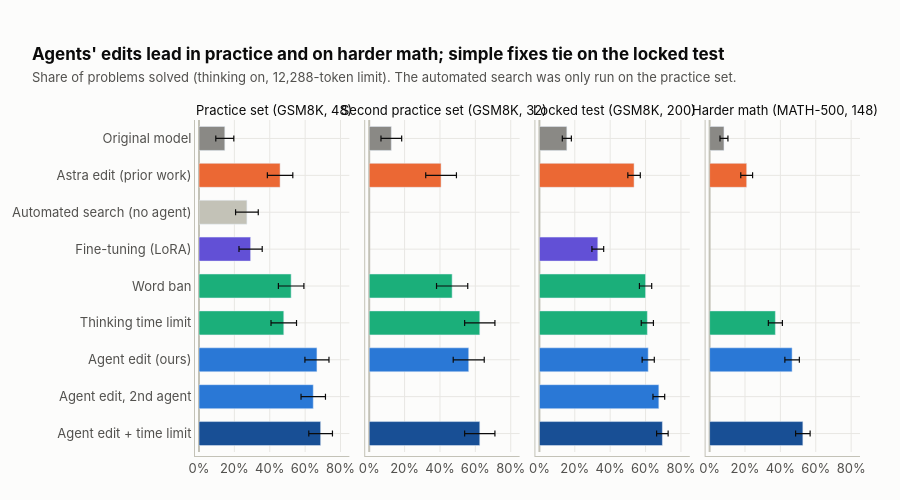

The notebook cell saved with this chart:
### Markdown cell above
## 2. The headline: which fix works best?

Each panel is a different set of problems. Bars show the share solved, and the thin black lines are the
<abbr title="The range in which the true value probably lies, given how few problems we tested; ±1 standard error">error bars</abbr>.
Hover a bar to see what the method is and how many problems it solved.

### Code cell
ORDER = ["base", "astra", "m2a_naive", "ft_sft_ep2", "lbx_w10_t1", "bf4096", "m2a_a1_062959_102", "m2a_a2", "m2a_a1_062959_102+bf4096"]
fig = make_subplots(rows=1, cols=len(SETS), shared_yaxes=True, horizontal_spacing=0.03, subplot_titles=list(SETS.values()))
for j, tag in enumerate(SETS, start=1):
    for arm in ORDER:
        if not has(tag, arm):
            continue
        k, n = acc(tag, arm); p = k / n
        fig.add_bar(y=[label(arm)], x=[p], orientation="h", marker_color=color(arm), showlegend=False,
                    error_x=dict(type="data", array=[se(p, n)], color=INK, thickness=1.2, width=3),
                    customdata=[[k, n, se(p, n) * 100, desc(arm)]],
                    hovertemplate=f"<b>{label(arm)}</b> on {SETS[tag]}<br>solved <b>%{{customdata[0]}} of %{{customdata[1]}}</b> (%{{x:.0%}}, ±%{{customdata[2]:.0f}} points)<br><br>%{{customdata[3]}}<extra></extra>",
                    row=1, col=j)
    fig.update_xaxes(range=[0, 0.85], tickformat=".0%", col=j)
style(fig, 500, "Agents' edits lead in practice and on harder math; simple fixes tie on the locked test",
      "Share of problems solved (thinking on, 12,288-token limit). The automated search was only run on the practice set.")
fig.update_yaxes(categoryorder="array", categoryarray=[label(a) for a in ORDER[::-1]])
fig.update_layout(barmode="overlay", bargap=0.35)
for a in fig.layout.annotations:
    a.font = dict(size=13, color=INK)
show(fig)

### Figure 1 — Plotly figure (JSON) as saved in the notebook; plotly's stock layout.template omitted (floating-point values rounded to 4 significant figures)
{"data": [{"customdata": [[7, 48, 5.094, "Qwen3.5-0.8B exactly as released. No changes."]], "error_x": {"array": [0.05094], "color": "#0b0b0b", "thickness": 1.2, "type": "data", "width": 3}, "hovertemplate": "<b>Original model</b> on Practice set (GSM8K, 48)<br>solved <b>%{customdata[0]} of %{customdata[1]}</b> (%{x:.0%}, ±%{customdata[2]:.0f} points)<br><br>%{customdata[3]}<extra></extra>", "marker": {"color": "#8a8985"}, "orientation": "h", "showlegend": false, "type": "bar", "x": [0.1458], "xaxis": "x", "y": ["Original model"], "yaxis": "y"}, {"customdata": [[22, 48, 7.192, "The weight edit published in 'Sparks of Weight-Space Programming' (MIT, 2026), found by GPT-6 'Astra'<br>in 20 hours. It weakens one internal 'repetition' signal."]], "error_x": {"array": [0.07192], "color": "#0b0b0b", "thickness": 1.2, "type": "data", "width": 3}, "hovertemplate": "<b>Astra edit (prior work)</b> on Practice set (GSM8K, 48)<br>solved <b>%{customdata[0]} of %{customdata[1]}</b> (%{x:.0%}, ±%{customdata[2]:.0f} points)<br><br>%{customdata[3]}<extra></extra>", "marker": {"color": "#eb6834"}, "orientation": "h", "showlegend": false, "type": "bar", "x": [0.4583], "xaxis": "x", "y": ["Astra edit (prior work)"], "yaxis": "y"}, {"customdata": [[13, 48, 6.414, "A script that tried edits from the same toolbox as the agent, with the same budget<br>and the same feedback, but without an AI reasoning about what to try."]], "error_x": {"array": [0.06414], "color": "#0b0b0b", "thickness": 1.2, "type": "data", "width": 3}, "hovertemplate": "<b>Automated search (no agent)</b> on Practice set (GSM8K, 48)<br>solved <b>%{customdata[0]} of %{customdata[1]}</b> (%{x:.0%}, ±%{customdata[2]:.0f} points)<br><br>%{customdata[3]}<extra></extra>", "marker": {"color": "#c3c2b7"}, "orientation": "h", "showlegend": false, "type": "bar", "x": [0.2708], "xaxis": "x", "y": ["Automated search (no agent)"], "yaxis": "y"}, {"customdata": [[14, 48, 6.561, "Classic training: 175 examples of the model's own loop-free reasoning, 3 rounds,<br>17 GPU-hours. A standard, cheap fine-tuning recipe."]], "error_x": {"array": [0.06561], "color": "#0b0b0b", "thickness": 1.2, "type": "data", "width": 3}, "hovertemplate": "<b>Fine-tuning (LoRA)</b> on Practice set (GSM8K, 48)<br>solved <b>%{customdata[0]} of %{customdata[1]}</b> (%{x:.0%}, ±%{customdata[2]:.0f} points)<br><br>%{customdata[3]}<extra></extra>", "marker": {"color": "#6250d6"}, "orientation": "h", "showlegend": false, "type": "bar", "x": [0.2917], "xaxis": "x", "y": ["Fine-tuning (LoRA)"], "yaxis": "y"}, {"customdata": [[25, 48, 7.211, "No weight change. While the model writes, we make the word 'Wait' almost forbidden<br>and nudge it to stop thinking (a 'logit bias'). Best of 3 settings we tuned."]], "error_x": {"array": [0.07211], "color": "#0b0b0b", "thickness": 1.2, "type": "data", "width": 3}, "hovertemplate": "<b>Word ban</b> on Practice set (GSM8K, 48)<br>solved <b>%{customdata[0]} of %{customdata[1]}</b> (%{x:.0%}, ±%{customdata[2]:.0f} points)<br><br>%{customdata[3]}<extra></extra>", "marker": {"color": "#1baf7a"}, "orientation": "h", "showlegend": false, "type": "bar", "x": [0.5208], "xaxis": "x", "y": ["Word ban"], "yaxis": "y"}, {"customdata": [[23, 48, 7.211, "No weight change. After 4,096 tokens (~3,000 words) of thinking we cut it off<br>and force the model to answer ('budget forcing'). Best of 2 settings we tuned."]], "error_x": {"array": [0.07211], "color": "#0b0b0b", "thickness": 1.2, "type": "data", "width": 3}, "hovertemplate": "<b>Thinking time limit</b> on Practice set (GSM8K, 48)<br>solved <b>%{customdata[0]} of %{customdata[1]}</b> (%{x:.0%}, ±%{customdata[2]:.0f} points)<br><br>%{customdata[3]}<extra></extra>", "marker": {"color": "#1baf7a"}, "orientation": "h", "showlegend": false, "type": "bar", "x": [0.4792], "xaxis": "x", "y": ["Thinking time limit"], "yaxis": "y"}, {"customdata": [[32, 48, 6.804, "Four tiny changes found by a Claude agent in ~2 hours: quiet the impulse to say 'Wait'<br>(3 internal 'neurons') and strengthen the 'I'm done thinking' signal."]], "error_x": {"array": [0.06804], "color": "#0b0b0b", "thickness": 1.2, "type": "data", "width": 3}, "hovertemplate": "<b>Agent edit (ours)</b> on Practice set (GSM8K, 48)<br>solved <b>%{customdata[0]} of %{customdata[1]}</b> (%{x:.0%}, ±%{customdata[2]:.0f} points)<br><br>%{customdata[3]}<extra></extra>", "marker": {"color": "#2a78d6"}, "orientation": "h", "showlegend": false, "type": "bar", "x": [0.6667], "xaxis": "x", "y": ["Agent edit (ours)"], "yaxis": "y"}, {"customdata": [[31, 48, 6.903, "A second, independent agent with the same instructions. It found the same 'Wait' neurons on its own."]], "error_x": {"array": [0.06903], "color": "#0b0b0b", "thickness": 1.2, "type": "data", "width": 3}, "hovertemplate": "<b>Agent edit, 2nd agent</b> on Practice set (GSM8K, 48)<br>solved <b>%{customdata[0]} of %{customdata[1]}</b> (%{x:.0%}, ±%{customdata[2]:.0f} points)<br><br>%{customdata[3]}<extra></extra>", "marker": {"color": "#2a78d6"}, "orientation": "h", "showlegend": false, "type": "bar", "x": [0.6458], "xaxis": "x", "y": ["Agent edit, 2nd agent"], "yaxis": "y"}, {"customdata": [[33, 48, 6.69, "The agent's edit combined with the thinking time limit."]], "error_x": {"array": [0.0669], "color": "#0b0b0b", "thickness": 1.2, "type": "data", "width": 3}, "hovertemplate": "<b>Agent edit + time limit</b> on Practice set (GSM8K, 48)<br>solved <b>%{customdata[0]} of %{customdata[1]}</b> (%{x:.0%}, ±%{customdata[2]:.0f} points)<br><br>%{customdata[3]}<extra></extra>", "marker": {"color": "#184f95"}, "orientation": "h", "showlegend": false, "type": "bar", "x": [0.6875], "xaxis": "x", "y": ["Agent edit + time limit"], "yaxis": "y"}, {"customdata": [[4, 32, 5.846, "Qwen3.5-0.8B exactly as released. No changes."]], "error_x": {"array": [0.05846], "color": "#0b0b0b", "thickness": 1.2, "type": "data", "width": 3}, "hovertemplate": "<b>Original model</b> on Second practice set (GSM8K, 32)<br>solved <b>%{customdata[0]} of %{customdata[1]}</b> (%{x:.0%}, ±%{customdata[2]:.0f} points)<br><br>%{customdata[3]}<extra></extra>", "marker": {"color": "#8a8985"}, "orientation": "h", "showlegend": false, "type": "bar", "x": [0.125], "xaxis": "x2", "y": ["Original model"], "yaxis": "y2"}, {"customdata": [[13, 32, 8.682, "The weight edit published in 'Sparks of Weight-Space Programming' (MIT, 2026), found by GPT-6 'Astra'<br>in 20 hours. It weakens one internal 'repetition' signal."]], "error_x": {"array": [0.08682], "color": "#0b0b0b", "thickness": 1.2, "type": "data", "width": 3}, "hovertemplate": "<b>Astra edit (prior work)</b> on Second practice set (GSM8K, 32)<br>solved <b>%{customdata[0]} of %{customdata[1]}</b> (%{x:.0%}, ±%{customdata[2]:.0f} points)<br><br>%{customdata[3]}<extra></extra>", "marker": {"color": "#eb6834"}, "orientation": "h", "showlegend": false, "type": "bar", "x": [0.4062], "xaxis": "x2", "y": ["Astra edit (prior work)"], "yaxis": "y2"}, {"customdata": [[15, 32, 8.822, "No weight change. While the model writes, we make the word 'Wait' almost forbidden<br>and nudge it to stop thinking (a 'logit bias'). Best of 3 settings we tuned."]], "error_x": {"array": [0.08822], "color": "#0b0b0b", "thickness": 1.2, "type": "data", "width": 3}, "hovertemplate": "<b>Word ban</b> on Second practice set (GSM8K, 32)<br>solved <b>%{customdata[0]} of %{customdata[1]}</b> (%{x:.0%}, ±%{customdata[2]:.0f} points)<br><br>%{customdata[3]}<extra></extra>", "marker": {"color": "#1baf7a"}, "orientation": "h", "showlegend": false, "type": "bar", "x": [0.4688], "xaxis": "x2", "y": ["Word ban"], "yaxis": "y2"}, {"customdata": [[20, 32, 8.558, "No weight change. After 4,096 tokens (~3,000 words) of thinking we cut it off<br>and force the model to answer ('budget forcing'). Best of 2 settings we tuned."]], "error_x": {"array": [0.08558], "color": "#0b0b0b", "thickness": 1.2, "type": "data", "width": 3}, "hovertemplate": "<b>Thinking time limit</b> on Second practice set (GSM8K, 32)<br>solved <b>%{customdata[0]} of %{customdata[1]}</b> (%{x:.0%}, ±%{customdata[2]:.0f} points)<br><br>%{customdata[3]}<extra></extra>", "marker": {"color": "#1baf7a"}, "orientation": "h", "showlegend": false, "type": "bar", "x": [0.625], "xaxis": "x2", "y": ["Thinking time limit"], "yaxis": "y2"}, {"customdata": [[18, 32, 8.77, "Four tiny changes found by a Claude agent in ~2 hours: quiet the impulse to say 'Wait'<br>(3 internal 'neurons') and strengthen the 'I'm done thinking' signal."]], "error_x": {"array": [0.0877], "color": "#0b0b0b", "thickness": 1.2, "type": "data", "width": 3}, "hovertemplate": "<b>Agent edit (ours)</b> on Second practice set (GSM8K, 32)<br>solved <b>%{customdata[0]} of %{customdata[1]}</b> (%{x:.0%}, ±%{customdata[2]:.0f} points)<br><br>%{customdata[3]}<extra></extra>", "marker": {"color": "#2a78d6"}, "orientation": "h", "showlegend": false, "type": "bar", "x": [0.5625], "xaxis": "x2", "y": ["Agent edit (ours)"], "yaxis": "y2"}, {"customdata": [[20, 32, 8.558, "The agent's edit combined with the thinking time limit."]], "error_x": {"array": [0.08558], "color": "#0b0b0b", "thickness": 1.2, "type": "data", "width": 3}, "hovertemplate": "<b>Agent edit + time limit</b> on Second practice set (GSM8K, 32)<br>solved <b>%{customdata[0]} of %{customdata[1]}</b> (%{x:.0%}, ±%{customdata[2]:.0f} points)<br><br>%{customdata[3]}<extra></extra>", "marker": {"color": "#184f95"}, "orientation": "h", "showlegend": false, "type": "bar", "x": [0.625], "xaxis": "x2", "y": ["Agent edit + time limit"], "yaxis": "y2"}, {"customdata": [[31, 200, 2.559, "Qwen3.5-0.8B exactly as released. No changes."]], "error_x": {"array": [0.02559], "color": "#0b0b0b", "thickness": 1.2, "type": "data", "width": 3}, "hovertemplate": "<b>Original model</b> on Locked test (GSM8K, 200)<br>solved <b>%{customdata[0]} of %{customdata[1]}</b> (%{x:.0%}, ±%{customdata[2]:.0f} points)<br><br>%{customdata[3]}<extra></extra>", "marker": {"color": "#8a8985"}, "orientation": "h", "showlegend": false, "type": "bar", "x": [0.155], "xaxis": "x3", "y": ["Original model"], "yaxis": "y3"}, {"customdata": [[107, 200, 3.527, "The weight edit published in 'Sparks of Weight-Space Programming' (MIT, 2026), found by GPT-6 'Astra'<br>in 20 hours. It weakens one internal 'repetition' signal."]], "error_x": {"array": [0.03527], "color": "#0b0b0b", "thickness": 1.2, "type": "data", "width": 3}, "hovertemplate": "<b>Astra edit (prior work)</b> on Locked test (GSM8K, 200)<br>solved <b>%{customdata[0]} of %{customdata[1]}</b> (%{x:.0%}, ±%{customdata[2]:.0f} points)<br><br>%{customdata[3]}<extra></extra>", "marker": {"color": "#eb6834"}, "orientation": "h", "showlegend": false, "type": "bar", "x": [0.535], "xaxis": "x3", "y": ["Astra edit (prior work)"], "yaxis": "y3"}, {"customdata": [[66, 200, 3.325, "Classic training: 175 examples of the model's own loop-free reasoning, 3 rounds,<br>17 GPU-hours. A standard, cheap fine-tuning recipe."]], "error_x": {"array": [0.03325], "color": "#0b0b0b", "thickness": 1.2, "type": "data", "width": 3}, "hovertemplate": "<b>Fine-tuning (LoRA)</b> on Locked test (GSM8K, 200)<br>solved <b>%{customdata[0]} of %{customdata[1]}</b> (%{x:.0%}, ±%{customdata[2]:.0f} points)<br><br>%{customdata[3]}<extra></extra>", "marker": {"color": "#6250d6"}, "orientation": "h", "showlegend": false, "type": "bar", "x": [0.33], "xaxis": "x3", "y": ["Fine-tuning (LoRA)"], "yaxis": "y3"}, {"customdata": [[120, 200, 3.464, "No weight change. While the model writes, we make the word 'Wait' almost forbidden<br>and nudge it to stop thinking (a 'logit bias'). Best of 3 settings we tuned."]], "error_x": {"array": [0.03464], "color": "#0b0b0b", "thickness": 1.2, "type": "data", "width": 3}, "hovertemplate": "<b>Word ban</b> on Locked test (GSM8K, 200)<br>solved <b>%{customdata[0]} of %{customdata[1]}</b> (%{x:.0%}, ±%{customdata[2]:.0f} points)<br><br>%{customdata[3]}<extra></extra>", "marker": {"color": "#1baf7a"}, "orientation": "h", "showlegend": false, "type": "bar", "x": [0.6], "xaxis": "x3", "y": ["Word ban"], "yaxis": "y3"}, {"customdata": [[122, 200, 3.449, "No weight change. After 4,096 tokens (~3,000 words) of thinking we cut it off<br>and force the model to answer ('budget forcing'). Best of 2 settings we tuned."]], "error_x": {"array": [0.03449], "color": "#0b0b0b", "thickness": 1.2, "type": "data", "width": 3}, "hovertemplate": "<b>Thinking time limit</b> on Locked test (GSM8K, 200)<br>solved <b>%{customdata[0]} of %{customdata[1]}</b> (%{x:.0%}, ±%{customdata[2]:.0f} points)<br><br>%{customdata[3]}<extra></extra>", "marker": {"color": "#1baf7a"}, "orientation": "h", "showlegend": false, "type": "bar", "x": [0.61], "xaxis": "x3", "y": ["Thinking time limit"], "yaxis": "y3"}, {"customdata": [[123, 200, 3.441, "Four tiny changes found by a Claude agent in ~2 hours: quiet the impulse to say 'Wait'<br>(3 internal 'neurons') and strengthen the 'I'm done thinking' signal."]], "error_x": {"array": [0.03441], "color": "#0b0b0b", "thickness": 1.2, "type": "data", "width": 3}, "hovertemplate": "<b>Agent edit (ours)</b> on Locked test (GSM8K, 200)<br>solved <b>%{customdata[0]} of %{customdata[1]}</b> (%{x:.0%}, ±%{customdata[2]:.0f} points)<br><br>%{customdata[3]}<extra></extra>", "marker": {"color": "#2a78d6"}, "orientation": "h", "showlegend": false, "type": "bar", "x": [0.615], "xaxis": "x3", "y": ["Agent edit (ours)"], "yaxis": "y3"}, {"customdata": [[135, 200, 3.312, "A second, independent agent with the same instructions. It found the same 'Wait' neurons on its own."]], "error_x": {"array": [0.03312], "color": "#0b0b0b", "thickness": 1.2, "type": "data", "width": 3}, "hovertemplate": "<b>Agent edit, 2nd agent</b> on Locked test (GSM8K, 200)<br>solved <b>%{customdata[0]} of %{customdata[1]}</b> (%{x:.0%}, ±%{customdata[2]:.0f} points)<br><br>%{customdata[3]}<extra></extra>", "marker": {"color": "#2a78d6"}, "orientation": "h", "showlegend": false, "type": "bar", "x": [0.675], "xaxis": "x3", "y": ["Agent edit, 2nd agent"], "yaxis": "y3"}, {"customdata": [[139, 200, 3.256, "The agent's edit combined with the thinking time limit."]], "error_x": {"array": [0.03256], "color": "#0b0b0b", "thickness": 1.2, "type": "data", "width": 3}, "hovertemplate": "<b>Agent edit + time limit</b> on Locked test (GSM8K, 200)<br>solved <b>%{customdata[0]} of %{customdata[1]}</b> (%{x:.0%}, ±%{customdata[2]:.0f} points)<br><br>%{customdata[3]}<extra></extra>", "marker": {"color": "#184f95"}, "orientation": "h", "showlegend": false, "type": "bar", "x": [0.695], "xaxis": "x3", "y": ["Agent edit + time limit"], "yaxis": "y3"}, {"customdata": [[12, 148, 2.244, "Qwen3.5-0.8B exactly as released. No changes."]], "error_x": {"array": [0.02244], "color": "#0b0b0b", "thickness": 1.2, "type": "data", "width": 3}, "hovertemplate": "<b>Original model</b> on Harder math (MATH-500, 148)<br>solved <b>%{customdata[0]} of %{customdata[1]}</b> (%{x:.0%}, ±%{customdata[2]:.0f} points)<br><br>%{customdata[3]}<extra></extra>", "marker": {"color": "#8a8985"}, "orientation": "h", "showlegend": false, "type": "bar", "x": [0.08108], "xaxis": "x4", "y": ["Original model"], "yaxis": "y4"}, {"customdata": [[31, 148, 3.345, "The weight edit published in 'Sparks of Weight-Space Programming' (MIT, 2026), found by GPT-6 'Astra'<br>in 20 hours. It weakens one internal 'repetition' signal."]], "error_x": {"array": [0.03345], "color": "#0b0b0b", "thickness": 1.2, "type": "data", "width": 3}, "hovertemplate": "<b>Astra edit (prior work)</b> on Harder math (MATH-500, 148)<br>solved <b>%{customdata[0]} of %{customdata[1]}</b> (%{x:.0%}, ±%{customdata[2]:.0f} points)<br><br>%{customdata[3]}<extra></extra>", "marker": {"color": "#eb6834"}, "orientation": "h", "showlegend": false, "type": "bar", "x": [0.2095], "xaxis": "x4", "y": ["Astra edit (prior work)"], "yaxis": "y4"}, {"customdata": [[55, 148, 3.972, "No weight change. After 4,096 tokens (~3,000 words) of thinking we cut it off<br>and force the model to answer ('budget forcing'). Best of 2 settings we tuned."]], "error_x": {"array": [0.03972], "color": "#0b0b0b", "thickness": 1.2, "type": "data", "width": 3}, "hovertemplate": "<b>Thinking time limit</b> on Harder math (MATH-500, 148)<br>solved <b>%{customdata[0]} of %{customdata[1]}</b> (%{x:.0%}, ±%{customdata[2]:.0f} points)<br><br>%{customdata[3]}<extra></extra>", "marker": {"color": "#1baf7a"}, "orientation": "h", "showlegend": false, "type": "bar", "x": [0.3716], "xaxis": "x4", "y": ["Thinking time limit"], "yaxis": "y4"}, {"customdata": [[69, 148, 4.101, "Four tiny changes found by a Claude agent in ~2 hours: quiet the impulse to say 'Wait'<br>(3 internal 'neurons') and strengthen the 'I'm done thinking' signal."]], "error_x": {"array": [0.04101], "color": "#0b0b0b", "thickness": 1.2, "type": "data", "width": 3}, "hovertemplate": "<b>Agent edit (ours)</b> on Harder math (MATH-500, 148)<br>solved <b>%{customdata[0]} of %{customdata[1]}</b> (%{x:.0%}, ±%{customdata[2]:.0f} points)<br><br>%{customdata[3]}<extra></extra>", "marker": {"color": "#2a78d6"}, "orientation": "h", "showlegend": false, "type": "bar", "x": [0.4662], "xaxis": "x4", "y": ["Agent edit (ours)"], "yaxis": "y4"}, {"customdata": [[78, 148, 4.104, "The agent's edit combined with the thinking time limit."]], "error_x": {"array": [0.04104], "color": "#0b0b0b", "thickness": 1.2, "type": "data", "width": 3}, "hovertemplate": "<b>Agent edit + time limit</b> on Harder math (MATH-500, 148)<br>solved <b>%{customdata[0]} of %{customdata[1]}</b> (%{x:.0%}, ±%{customdata[2]:.0f} points)<br><br>%{customdata[3]}<extra></extra>", "marker": {"color": "#184f95"}, "orientation": "h", "showlegend": false, "type": "bar", "x": [0.527], "xaxis": "x4", "y": ["Agent edit + time limit"], "yaxis": "y4"}], "layout": {"annotations": [{"font": {"color": "#0b0b0b", "size": 13}, "showarrow": false, "text": "Practice set (GSM8K, 48)", "x": 0.1138, "xanchor": "center", "xref": "paper", "y": 1.0, "yanchor": "bottom", "yref": "paper"}, {"font": {"color": "#0b0b0b", "size": 13}, "showarrow": false, "text": "Second practice set (GSM8K, 32)", "x": 0.3712, "xanchor": "center", "xref": "paper", "y": 1.0, "yanchor": "bottom", "yref": "paper"}, {"font": {"color": "#0b0b0b", "size": 13}, "showarrow": false, "text": "Locked test (GSM8K, 200)", "x": 0.6288, "xanchor": "center", "xref": "paper", "y": 1.0, "yanchor": "bottom", "yref": "paper"}, {"font": {"color": "#0b0b0b", "size": 13}, "showarrow": false, "text": "Harder math (MATH-500, 148)", "x": 0.8862, "xanchor": "center", "xref": "paper", "y": 1.0, "yanchor": "bottom", "yref": "paper"}], "bargap": 0.35, "barmode": "overlay", "font": {"color": "#52514e", "family": "Inter, Helvetica, Arial, sans-serif", "size": 13}, "height": 500, "hoverlabel": {"align": "left", "bgcolor": "white", "bordercolor": "#c3c2b7", "font": {"color": "#0b0b0b", "size": 13}}, "legend": {"font": {"color": "#52514e"}, "orientation": "h", "x": 0, "xref": "paper", "y": -0.18}, "margin": {"b": 48, "l": 40, "pad": 4, "r": 40, "t": 120}, "paper_bgcolor": "#fcfcfb", "plot_bgcolor": "#fcfcfb", "title": {"font": {"color": "#0b0b0b", "size": 17}, "pad": {"l": 32, "t": 8}, "text": "<b>Agents' edits lead in practice and on harder math; simple fixes tie on the locked test</b><br><span style='font-size:13px;color:#52514e'>Share of problems solved (thinking on, 12,288-token limit). The automated search was only run on the practice set.</span>", "x": 0, "xanchor": "left", "xref": "container"}, "xaxis": {"anchor": "y", "domain": [0.0, 0.2275], "gridcolor": "#e8e7e3", "linecolor": "#c3c2b7", "range": [0, 0.85], "tickfont": {"color": "#52514e"}, "tickformat": ".0%", "zerolinecolor": "#c3c2b7"}, "xaxis2": {"anchor": "y2", "domain": [0.2575, 0.485], "gridcolor": "#e8e7e3", "linecolor": "#c3c2b7", "range": [0, 0.85], "tickfont": {"color": "#52514e"}, "tickformat": ".0%", "zerolinecolor": "#c3c2b7"}, "xaxis3": {"anchor": "y3", "domain": [0.515, 0.7425], "gridcolor": "#e8e7e3", "linecolor": "#c3c2b7", "range": [0, 0.85], "tickfont": {"color": "#52514e"}, "tickformat": ".0%", "zerolinecolor": "#c3c2b7"}, "xaxis4": {"anchor": "y4", "domain": [0.7725, 1.0], "gridcolor": "#e8e7e3", "linecolor": "#c3c2b7", "range": [0, 0.85], "tickfont": {"color": "#52514e"}, "tickformat": ".0%", "zerolinecolor": "#c3c2b7"}, "yaxis": {"anchor": "x", "categoryarray": ["Agent edit + time limit", "Agent edit, 2nd agent", "Agent edit (ours)", "Thinking time limit", "Word ban", "Fine-tuning (LoRA)", "Automated search (no agent)", "Astra edit (prior work)", "Original model"], "categoryorder": "array", "domain": [0.0, 1.0], "gridcolor": "#e8e7e3", "linecolor": "#c3c2b7", "tickfont": {"color": "#52514e"}, "zerolinecolor": "#c3c2b7"}, "yaxis2": {"anchor": "x2", "categoryarray": ["Agent edit + time limit", "Agent edit, 2nd agent", "Agent edit (ours)", "Thinking time limit", "Word ban", "Fine-tuning (LoRA)", "Automated search (no agent)", "Astra edit (prior work)", "Original model"], "categoryorder": "array", "domain": [0.0, 1.0], "gridcolor": "#e8e7e3", "linecolor": "#c3c2b7", "matches": "y", "showticklabels": false, "tickfont": {"color": "#52514e"}, "zerolinecolor": "#c3c2b7"}, "yaxis3": {"anchor": "x3", "categoryarray": ["Agent edit + time limit", "Agent edit, 2nd agent", "Agent edit (ours)", "Thinking time limit", "Word ban", "Fine-tuning (LoRA)", "Automated search (no agent)", "Astra edit (prior work)", "Original model"], "categoryorder": "array", "domain": [0.0, 1.0], "gridcolor": "#e8e7e3", "linecolor": "#c3c2b7", "matches": "y", "showticklabels": false, "tickfont": {"color": "#52514e"}, "zerolinecolor": "#c3c2b7"}, "yaxis4": {"anchor": "x4", "categoryarray": ["Agent edit + time limit", "Agent edit, 2nd agent", "Agent edit (ours)", "Thinking time limit", "Word ban", "Fine-tuning (LoRA)", "Automated search (no agent)", "Astra edit (prior work)", "Original model"], "categoryorder": "array", "domain": [0.0, 1.0], "gridcolor": "#e8e7e3", "linecolor": "#c3c2b7", "matches": "y", "showticklabels": false, "tickfont": {"color": "#52514e"}, "zerolinecolor": "#c3c2b7"}}}
